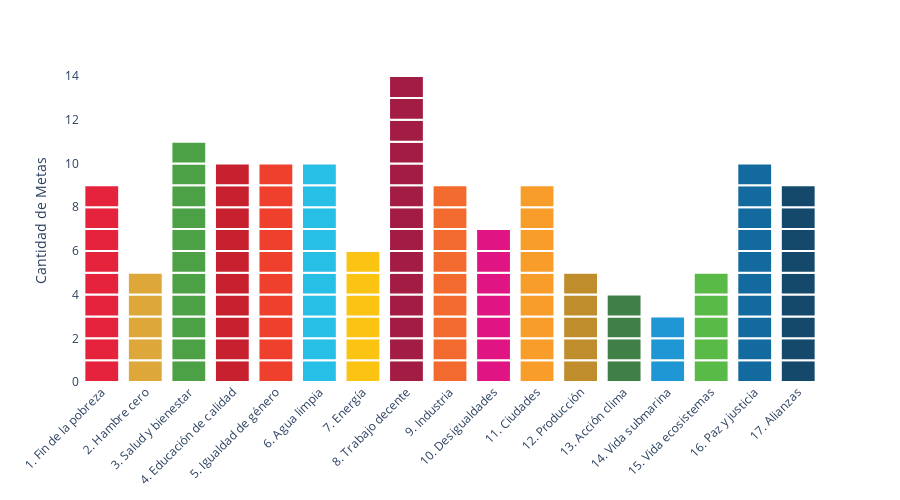

This figure's notebook cell:
### Markdown cell above
```{=html}
<button class="ods-btn" 
        style="--ods-color: #14496B;" 
        onclick="window.location.href='ODS_PRUEVA.html';" 
        aria-label="Fin de la Pobreza">
  <div class="ods-icon">
    <img src="imagenes/ALIANZAS.jpg" alt="Icono Fin de la Pobreza">
  </div>
  <div class="ods-text">
    <strong>Fin de la Pobreza</strong>
    <p>Poner fin a la pobreza en todas sus formas.</p>
  </div>
</button>
```

### Code cell
import pandas as pd
import plotly.express as px

# 1. Datos del proyecto ODS
data = {
    "ODS": [
        "1. Fin de la pobreza", "2. Hambre cero", "3. Salud y bienestar", 
        "4. Educación de calidad", "5. Igualdad de género", "6. Agua limpia",
        "7. Energía", "8. Trabajo decente", "9. Industria", "10. Desigualdades",
        "11. Ciudades", "12. Producción", "13. Acción clima", "14. Vida submarina",
        "15. Vida ecosistemas", "16. Paz y justicia", "17. Alianzas"
    ],
    "Metas_Totales": [9, 5, 11, 10, 10, 10, 6, 14, 9, 7, 9, 5, 4, 3, 5, 10, 9],
    "Color": [
        "#E5233D", "#DDA73A", "#4CA146", "#C7212F", "#EF402D", "#27BFE6",
        "#FBC412", "#A31C44", "#F26A2E", "#E01483", "#F89D2A", "#BF8D2C",
        "#407F46", "#1F97D4", "#59BA47", "#136A9F", "#14496B"
    ]
}

df_resumen = pd.DataFrame(data)

# 2. Generar estructura de bloques sin etiquetas internas
rows = []
for _, row in df_resumen.iterrows():
    for _ in range(row['Metas_Totales']):
        rows.append({
            "ODS": row['ODS'],
            "Valor": 1,
            "Color": row['Color']
        })

df_plot = pd.DataFrame(rows)

# 3. Crear la gráfica (se eliminan hover_name y hover_data)
fig = px.bar(
    df_plot, 
    x="ODS", 
    y="Valor", 
    color="ODS",
    color_discrete_map=dict(zip(df_resumen['ODS'], df_resumen['Color'])),
    category_orders={"ODS": data["ODS"]}
)

# 4. Configuración estética: Líneas blancas y desactivación de hover
fig.update_traces(
    marker_line_color='white',
    marker_line_width=2,
    hoverinfo='skip' # <-- Esta línea elimina el texto "Meta X.Y" y cualquier tooltip
)

fig.update_layout(
    showlegend=False,
    xaxis_title=None,
    yaxis_title="Cantidad de Metas",
    plot_bgcolor='white',
    height=500,
    # Limpieza de ejes
    yaxis=dict(showgrid=False, zeroline=False),
    xaxis=dict(tickangle=-45)
)

fig.show()

### Figure 1 — Plotly figure (JSON) as saved in the notebook; plotly's stock layout.template omitted (floating-point values rounded to 4 significant figures)
{"data": [{"alignmentgroup": "True", "hoverinfo": "skip", "hovertemplate": "ODS=%{x}<br>Valor=%{y}<extra></extra>", "legendgroup": "1. Fin de la pobreza", "marker": {"color": "#E5233D", "line": {"color": "white", "width": 2}, "pattern": {"shape": ""}}, "name": "1. Fin de la pobreza", "offsetgroup": "1. Fin de la pobreza", "orientation": "v", "showlegend": true, "textposition": "auto", "type": "bar", "x": ["1. Fin de la pobreza", "1. Fin de la pobreza", "1. Fin de la pobreza", "1. Fin de la pobreza", "1. Fin de la pobreza", "1. Fin de la pobreza", "1. Fin de la pobreza", "1. Fin de la pobreza", "1. Fin de la pobreza"], "xaxis": "x", "y": [1, 1, 1, 1, 1, 1, 1, 1, 1], "yaxis": "y"}, {"alignmentgroup": "True", "hoverinfo": "skip", "hovertemplate": "ODS=%{x}<br>Valor=%{y}<extra></extra>", "legendgroup": "2. Hambre cero", "marker": {"color": "#DDA73A", "line": {"color": "white", "width": 2}, "pattern": {"shape": ""}}, "name": "2. Hambre cero", "offsetgroup": "2. Hambre cero", "orientation": "v", "showlegend": true, "textposition": "auto", "type": "bar", "x": ["2. Hambre cero", "2. Hambre cero", "2. Hambre cero", "2. Hambre cero", "2. Hambre cero"], "xaxis": "x", "y": [1, 1, 1, 1, 1], "yaxis": "y"}, {"alignmentgroup": "True", "hoverinfo": "skip", "hovertemplate": "ODS=%{x}<br>Valor=%{y}<extra></extra>", "legendgroup": "3. Salud y bienestar", "marker": {"color": "#4CA146", "line": {"color": "white", "width": 2}, "pattern": {"shape": ""}}, "name": "3. Salud y bienestar", "offsetgroup": "3. Salud y bienestar", "orientation": "v", "showlegend": true, "textposition": "auto", "type": "bar", "x": ["3. Salud y bienestar", "3. Salud y bienestar", "3. Salud y bienestar", "3. Salud y bienestar", "3. Salud y bienestar", "3. Salud y bienestar", "3. Salud y bienestar", "3. Salud y bienestar", "3. Salud y bienestar", "3. Salud y bienestar", "3. Salud y bienestar"], "xaxis": "x", "y": [1, 1, 1, 1, 1, 1, 1, 1, 1, 1, 1], "yaxis": "y"}, {"alignmentgroup": "True", "hoverinfo": "skip", "hovertemplate": "ODS=%{x}<br>Valor=%{y}<extra></extra>", "legendgroup": "4. Educación de calidad", "marker": {"color": "#C7212F", "line": {"color": "white", "width": 2}, "pattern": {"shape": ""}}, "name": "4. Educación de calidad", "offsetgroup": "4. Educación de calidad", "orientation": "v", "showlegend": true, "textposition": "auto", "type": "bar", "x": ["4. Educación de calidad", "4. Educación de calidad", "4. Educación de calidad", "4. Educación de calidad", "4. Educación de calidad", "4. Educación de calidad", "4. Educación de calidad", "4. Educación de calidad", "4. Educación de calidad", "4. Educación de calidad"], "xaxis": "x", "y": [1, 1, 1, 1, 1, 1, 1, 1, 1, 1], "yaxis": "y"}, {"alignmentgroup": "True", "hoverinfo": "skip", "hovertemplate": "ODS=%{x}<br>Valor=%{y}<extra></extra>", "legendgroup": "5. Igualdad de género", "marker": {"color": "#EF402D", "line": {"color": "white", "width": 2}, "pattern": {"shape": ""}}, "name": "5. Igualdad de género", "offsetgroup": "5. Igualdad de género", "orientation": "v", "showlegend": true, "textposition": "auto", "type": "bar", "x": ["5. Igualdad de género", "5. Igualdad de género", "5. Igualdad de género", "5. Igualdad de género", "5. Igualdad de género", "5. Igualdad de género", "5. Igualdad de género", "5. Igualdad de género", "5. Igualdad de género", "5. Igualdad de género"], "xaxis": "x", "y": [1, 1, 1, 1, 1, 1, 1, 1, 1, 1], "yaxis": "y"}, {"alignmentgroup": "True", "hoverinfo": "skip", "hovertemplate": "ODS=%{x}<br>Valor=%{y}<extra></extra>", "legendgroup": "6. Agua limpia", "marker": {"color": "#27BFE6", "line": {"color": "white", "width": 2}, "pattern": {"shape": ""}}, "name": "6. Agua limpia", "offsetgroup": "6. Agua limpia", "orientation": "v", "showlegend": true, "textposition": "auto", "type": "bar", "x": ["6. Agua limpia", "6. Agua limpia", "6. Agua limpia", "6. Agua limpia", "6. Agua limpia", "6. Agua limpia", "6. Agua limpia", "6. Agua limpia", "6. Agua limpia", "6. Agua limpia"], "xaxis": "x", "y": [1, 1, 1, 1, 1, 1, 1, 1, 1, 1], "yaxis": "y"}, {"alignmentgroup": "True", "hoverinfo": "skip", "hovertemplate": "ODS=%{x}<br>Valor=%{y}<extra></extra>", "legendgroup": "7. Energía", "marker": {"color": "#FBC412", "line": {"color": "white", "width": 2}, "pattern": {"shape": ""}}, "name": "7. Energía", "offsetgroup": "7. Energía", "orientation": "v", "showlegend": true, "textposition": "auto", "type": "bar", "x": ["7. Energía", "7. Energía", "7. Energía", "7. Energía", "7. Energía", "7. Energía"], "xaxis": "x", "y": [1, 1, 1, 1, 1, 1], "yaxis": "y"}, {"alignmentgroup": "True", "hoverinfo": "skip", "hovertemplate": "ODS=%{x}<br>Valor=%{y}<extra></extra>", "legendgroup": "8. Trabajo decente", "marker": {"color": "#A31C44", "line": {"color": "white", "width": 2}, "pattern": {"shape": ""}}, "name": "8. Trabajo decente", "offsetgroup": "8. Trabajo decente", "orientation": "v", "showlegend": true, "textposition": "auto", "type": "bar", "x": ["8. Trabajo decente", "8. Trabajo decente", "8. Trabajo decente", "8. Trabajo decente", "8. Trabajo decente", "8. Trabajo decente", "8. Trabajo decente", "8. Trabajo decente", "8. Trabajo decente", "8. Trabajo decente", "8. Trabajo decente", "8. Trabajo decente", "8. Trabajo decente", "8. Trabajo decente"], "xaxis": "x", "y": [1, 1, 1, 1, 1, 1, 1, 1, 1, 1, 1, 1, 1, 1], "yaxis": "y"}, {"alignmentgroup": "True", "hoverinfo": "skip", "hovertemplate": "ODS=%{x}<br>Valor=%{y}<extra></extra>", "legendgroup": "9. Industria", "marker": {"color": "#F26A2E", "line": {"color": "white", "width": 2}, "pattern": {"shape": ""}}, "name": "9. Industria", "offsetgroup": "9. Industria", "orientation": "v", "showlegend": true, "textposition": "auto", "type": "bar", "x": ["9. Industria", "9. Industria", "9. Industria", "9. Industria", "9. Industria", "9. Industria", "9. Industria", "9. Industria", "9. Industria"], "xaxis": "x", "y": [1, 1, 1, 1, 1, 1, 1, 1, 1], "yaxis": "y"}, {"alignmentgroup": "True", "hoverinfo": "skip", "hovertemplate": "ODS=%{x}<br>Valor=%{y}<extra></extra>", "legendgroup": "10. Desigualdades", "marker": {"color": "#E01483", "line": {"color": "white", "width": 2}, "pattern": {"shape": ""}}, "name": "10. Desigualdades", "offsetgroup": "10. Desigualdades", "orientation": "v", "showlegend": true, "textposition": "auto", "type": "bar", "x": ["10. Desigualdades", "10. Desigualdades", "10. Desigualdades", "10. Desigualdades", "10. Desigualdades", "10. Desigualdades", "10. Desigualdades"], "xaxis": "x", "y": [1, 1, 1, 1, 1, 1, 1], "yaxis": "y"}, {"alignmentgroup": "True", "hoverinfo": "skip", "hovertemplate": "ODS=%{x}<br>Valor=%{y}<extra></extra>", "legendgroup": "11. Ciudades", "marker": {"color": "#F89D2A", "line": {"color": "white", "width": 2}, "pattern": {"shape": ""}}, "name": "11. Ciudades", "offsetgroup": "11. Ciudades", "orientation": "v", "showlegend": true, "textposition": "auto", "type": "bar", "x": ["11. Ciudades", "11. Ciudades", "11. Ciudades", "11. Ciudades", "11. Ciudades", "11. Ciudades", "11. Ciudades", "11. Ciudades", "11. Ciudades"], "xaxis": "x", "y": [1, 1, 1, 1, 1, 1, 1, 1, 1], "yaxis": "y"}, {"alignmentgroup": "True", "hoverinfo": "skip", "hovertemplate": "ODS=%{x}<br>Valor=%{y}<extra></extra>", "legendgroup": "12. Producción", "marker": {"color": "#BF8D2C", "line": {"color": "white", "width": 2}, "pattern": {"shape": ""}}, "name": "12. Producción", "offsetgroup": "12. Producción", "orientation": "v", "showlegend": true, "textposition": "auto", "type": "bar", "x": ["12. Producción", "12. Producción", "12. Producción", "12. Producción", "12. Producción"], "xaxis": "x", "y": [1, 1, 1, 1, 1], "yaxis": "y"}, {"alignmentgroup": "True", "hoverinfo": "skip", "hovertemplate": "ODS=%{x}<br>Valor=%{y}<extra></extra>", "legendgroup": "13. Acción clima", "marker": {"color": "#407F46", "line": {"color": "white", "width": 2}, "pattern": {"shape": ""}}, "name": "13. Acción clima", "offsetgroup": "13. Acción clima", "orientation": "v", "showlegend": true, "textposition": "auto", "type": "bar", "x": ["13. Acción clima", "13. Acción clima", "13. Acción clima", "13. Acción clima"], "xaxis": "x", "y": [1, 1, 1, 1], "yaxis": "y"}, {"alignmentgroup": "True", "hoverinfo": "skip", "hovertemplate": "ODS=%{x}<br>Valor=%{y}<extra></extra>", "legendgroup": "14. Vida submarina", "marker": {"color": "#1F97D4", "line": {"color": "white", "width": 2}, "pattern": {"shape": ""}}, "name": "14. Vida submarina", "offsetgroup": "14. Vida submarina", "orientation": "v", "showlegend": true, "textposition": "auto", "type": "bar", "x": ["14. Vida submarina", "14. Vida submarina", "14. Vida submarina"], "xaxis": "x", "y": [1, 1, 1], "yaxis": "y"}, {"alignmentgroup": "True", "hoverinfo": "skip", "hovertemplate": "ODS=%{x}<br>Valor=%{y}<extra></extra>", "legendgroup": "15. Vida ecosistemas", "marker": {"color": "#59BA47", "line": {"color": "white", "width": 2}, "pattern": {"shape": ""}}, "name": "15. Vida ecosistemas", "offsetgroup": "15. Vida ecosistemas", "orientation": "v", "showlegend": true, "textposition": "auto", "type": "bar", "x": ["15. Vida ecosistemas", "15. Vida ecosistemas", "15. Vida ecosistemas", "15. Vida ecosistemas", "15. Vida ecosistemas"], "xaxis": "x", "y": [1, 1, 1, 1, 1], "yaxis": "y"}, {"alignmentgroup": "True", "hoverinfo": "skip", "hovertemplate": "ODS=%{x}<br>Valor=%{y}<extra></extra>", "legendgroup": "16. Paz y justicia", "marker": {"color": "#136A9F", "line": {"color": "white", "width": 2}, "pattern": {"shape": ""}}, "name": "16. Paz y justicia", "offsetgroup": "16. Paz y justicia", "orientation": "v", "showlegend": true, "textposition": "auto", "type": "bar", "x": ["16. Paz y justicia", "16. Paz y justicia", "16. Paz y justicia", "16. Paz y justicia", "16. Paz y justicia", "16. Paz y justicia", "16. Paz y justicia", "16. Paz y justicia", "16. Paz y justicia", "16. Paz y justicia"], "xaxis": "x", "y": [1, 1, 1, 1, 1, 1, 1, 1, 1, 1], "yaxis": "y"}, {"alignmentgroup": "True", "hoverinfo": "skip", "hovertemplate": "ODS=%{x}<br>Valor=%{y}<extra></extra>", "legendgroup": "17. Alianzas", "marker": {"color": "#14496B", "line": {"color": "white", "width": 2}, "pattern": {"shape": ""}}, "name": "17. Alianzas", "offsetgroup": "17. Alianzas", "orientation": "v", "showlegend": true, "textposition": "auto", "type": "bar", "x": ["17. Alianzas", "17. Alianzas", "17. Alianzas", "17. Alianzas", "17. Alianzas", "17. Alianzas", "17. Alianzas", "17. Alianzas", "17. Alianzas"], "xaxis": "x", "y": [1, 1, 1, 1, 1, 1, 1, 1, 1], "yaxis": "y"}], "layout": {"barmode": "relative", "height": 500, "legend": {"title": {"text": "ODS"}, "tracegroupgap": 0}, "margin": {"t": 60}, "plot_bgcolor": "white", "showlegend": false, "xaxis": {"anchor": "y", "categoryarray": ["1. Fin de la pobreza", "2. Hambre cero", "3. Salud y bienestar", "4. Educación de calidad", "5. Igualdad de género", "6. Agua limpia", "7. Energía", "8. Trabajo decente", "9. Industria", "10. Desigualdades", "11. Ciudades", "12. Producción", "13. Acción clima", "14. Vida submarina", "15. Vida ecosistemas", "16. Paz y justicia", "17. Alianzas"], "categoryorder": "array", "domain": [0, 1], "tickangle": -45, "title": {}}, "yaxis": {"anchor": "x", "domain": [0, 1], "showgrid": false, "title": {"text": "Cantidad de Metas"}, "zeroline": false}}}
